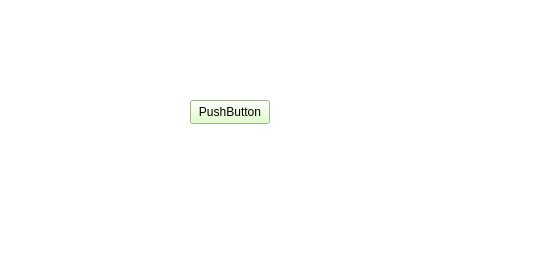
<?xml version="1.0" encoding="UTF-8"?>
<ui version="4.0">
 <class>MusicPlayWidget</class>
 <widget class="QWidget" name="MusicPlayWidget">
  <property name="geometry">
   <rect>
    <x>0</x>
    <y>0</y>
    <width>536</width>
    <height>272</height>
   </rect>
  </property>
  <property name="windowTitle">
   <string>Form</string>
  </property>
  <property name="styleSheet">
   <string notr="true">background-color: rgb(255, 255, 255);</string>
  </property>
  <widget class="QPushButton" name="pushButton">
   <property name="geometry">
    <rect>
     <x>190</x>
     <y>100</y>
     <width>80</width>
     <height>24</height>
    </rect>
   </property>
   <property name="styleSheet">
    <string notr="true">background-color: rgb(215, 255, 189);</string>
   </property>
   <property name="text">
    <string>PushButton</string>
   </property>
  </widget>
 </widget>
 <resources/>
 <connections/>
</ui>
